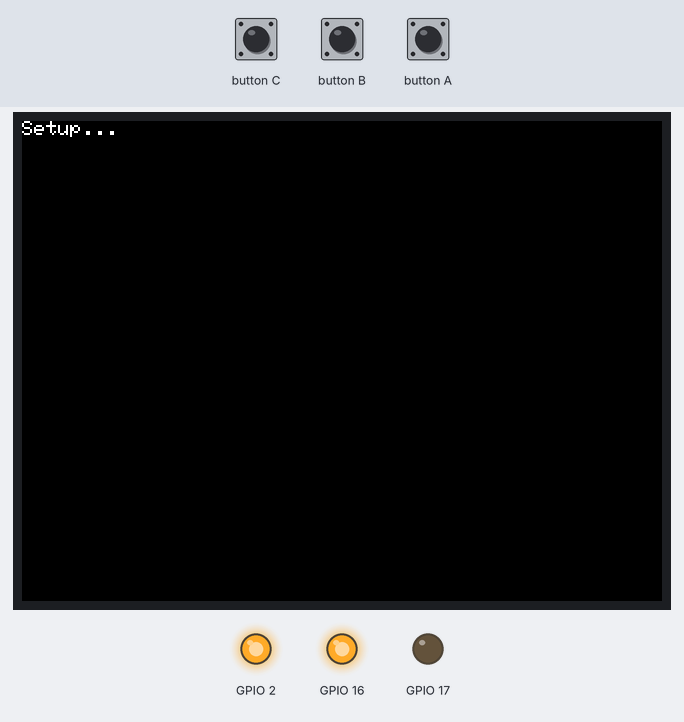
This program was run on a simulated ESP32. Shown: 320×240 colour display, output pins drawn as LEDs (lit = HIGH). Pins used as bus, display or sensor lines are not drawn; what the program prints to the serial monitor is not drawn.

Above: at 1.0 s.
Timing chart, 0 to 2.5 s (numbered marks = the images above):
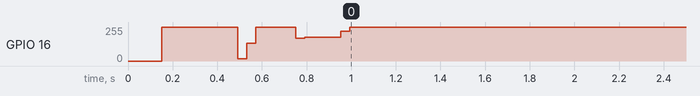

Measured:
- by itself, GPIO 16: 255/255 → 177/255 at 0.75 s, → 255/255 0.20 s later

The program:

main.cpp
```cpp
#include <M5Stack.h>
#include <esp_task.h>
#include <esp32-hal-spi.h>
#include "ym2608_ll.h"


void ssgTest() {
    YM2608_LL::SSG_SetEnable(0x00, 0x07, 0x06);
    YM2608_LL::SSG_SetToneFreq(0, 2000);
    usleep(1000*100);
    YM2608_LL::SSG_SetToneFreq(0, 1000);
    usleep(1000*100);
    YM2608_LL::SSG_SetEnable(0x00, 0x07, 0x07);
}


void fmSetup() {
    namespace fm = YM2608_LL::FM;
    fm::setSchIrq(true, 0x00);

    // CH1
    fm::setFbAlgo(fm::Ch::CH1, 0, 6);
    fm::setBlockFnum(fm::Ch::CH1, 4, fm::FNUM_NOTE::A);
    fm::setDtMulti(fm::Ch::CH1, fm::Slot::SLOT1, 0, 1);
    fm::setDtMulti(fm::Ch::CH1, fm::Slot::SLOT2, 0, 1);

    fm::setTl(fm::Ch::CH1, fm::Slot::SLOT1, 0);
    fm::setKsAr(fm::Ch::CH1, fm::Slot::SLOT1, 0, 31);
    fm::setAmDr(fm::Ch::CH1, fm::Slot::SLOT1, false, 10);
    fm::setSlRr(fm::Ch::CH1, fm::Slot::SLOT1, 15, 13);
    fm::setSr(fm::Ch::CH1, fm::Slot::SLOT1, 10);

    fm::setTl(fm::Ch::CH1, fm::Slot::SLOT2, 0);
    fm::setKsAr(fm::Ch::CH1, fm::Slot::SLOT2, 0, 31);
    fm::setAmDr(fm::Ch::CH1, fm::Slot::SLOT2, false, 5);
    fm::setSlRr(fm::Ch::CH1, fm::Slot::SLOT2, 15, 13);
    fm::setSr(fm::Ch::CH1, fm::Slot::SLOT2, 10);

    fm::setLRAmsPms(fm::Ch::CH1, true, true, 0, 0);

    // CH2
    fm::setFbAlgo(fm::Ch::CH2, 0, 6);
    fm::setBlockFnum(fm::Ch::CH2, 4, fm::FNUM_NOTE::A);
    fm::setDtMulti(fm::Ch::CH2, fm::Slot::SLOT1, 0, 0);
    fm::setDtMulti(fm::Ch::CH2, fm::Slot::SLOT2, 0, 1);

    fm::setTl(fm::Ch::CH2, fm::Slot::SLOT1, 0);
    fm::setKsAr(fm::Ch::CH2, fm::Slot::SLOT1, 0, 8);
    fm::setAmDr(fm::Ch::CH2, fm::Slot::SLOT1, false, 31);
    fm::setSlRr(fm::Ch::CH2, fm::Slot::SLOT1, 0, 9);
    fm::setSr(fm::Ch::CH2, fm::Slot::SLOT1, 10);

    fm::setTl(fm::Ch::CH2, fm::Slot::SLOT2, 0);
    fm::setKsAr(fm::Ch::CH2, fm::Slot::SLOT2, 0, 31);
    fm::setAmDr(fm::Ch::CH2, fm::Slot::SLOT2, false, 31);
    fm::setSlRr(fm::Ch::CH2, fm::Slot::SLOT2, 0, 9);
    fm::setSr(fm::Ch::CH2, fm::Slot::SLOT2, 5);

    fm::setLRAmsPms(fm::Ch::CH2, true, false, 0, 0);

    // CH3
    fm::setFbAlgo(fm::Ch::CH3, 5, 6);
    fm::setBlockFnum(fm::Ch::CH3, 4, fm::FNUM_NOTE::A);
    fm::setDtMulti(fm::Ch::CH3, fm::Slot::SLOT1, 0, 4);
    fm::setDtMulti(fm::Ch::CH3, fm::Slot::SLOT2, 0, 1);

    fm::setTl(fm::Ch::CH3, fm::Slot::SLOT1, 0);
    fm::setKsAr(fm::Ch::CH3, fm::Slot::SLOT1, 0, 31);
    fm::setAmDr(fm::Ch::CH3, fm::Slot::SLOT1, false, 10);
    fm::setSlRr(fm::Ch::CH3, fm::Slot::SLOT1, 15, 13);
    fm::setSr(fm::Ch::CH3, fm::Slot::SLOT1, 10);

    fm::setTl(fm::Ch::CH3, fm::Slot::SLOT2, 0);
    fm::setKsAr(fm::Ch::CH3, fm::Slot::SLOT2, 0, 31);
    fm::setAmDr(fm::Ch::CH3, fm::Slot::SLOT2, false, 5);
    fm::setSlRr(fm::Ch::CH3, fm::Slot::SLOT2, 15, 13);
    fm::setSr(fm::Ch::CH3, fm::Slot::SLOT2, 10);

    fm::setLRAmsPms(fm::Ch::CH3, false, true, 0, 0);
}


void setup() {
    M5.begin(true, false, true, true);
    M5.Power.begin();
    M5.Lcd.print("Setup...");
    YM2608_LL::Setup();
    Serial.printf("end setup.\n");
    YM2608_LL::SSG_SetAmplitude(0, 0, 15);
    YM2608_LL::SSG_SetAmplitude(1, 0, 15);
    YM2608_LL::SSG_SetAmplitude(2, 0, 15);
    YM2608_LL::SSG_SetEnable(0x00, 0x07, 0x07);
    YM2608_LL::FM::setPrescaler(YM2608_LL::FM::Prescaler::FM1p6_SSG1p4);
    usleep(50000);
    // M5.Lcd.print("Done\n");
    ssgTest();
    fmSetup();
}

void fmTest() {
    namespace fm = YM2608_LL::FM;

    if(M5.BtnA.wasPressed()) {
        fm::onOffKey(fm::Ch::CH1, 0x03);
        // M5.Lcd.print("Ch1 note ON\n");
    } else if (M5.BtnA.wasReleased()){
        fm::onOffKey(fm::Ch::CH1, 0x00);
        // M5.Lcd.print("Ch1 note OFF\n");
    }

    if(M5.BtnB.wasPressed()) {
        fm::onOffKey(fm::Ch::CH2, 0x03);
        // M5.Lcd.print("Ch2 note ON\n");
    } else if (M5.BtnB.wasReleased()){
        fm::onOffKey(fm::Ch::CH2, 0x00);
        // M5.Lcd.print("Ch2 note OFF\n");
    }

    if(M5.BtnC.wasPressed()) {
        fm::onOffKey(fm::Ch::CH3, 0x03);
        // M5.Lcd.print("Ch3 note ON\n");
    } else if (M5.BtnC.wasReleased()){
        fm::onOffKey(fm::Ch::CH3, 0x00);
        // M5.Lcd.print("Ch3 note OFF\n");
    }
}

void loop() {
    fmTest();
    m5.update();
}
```

ym2608_ll.h
```cpp
#include <M5Stack.h>

namespace YM2608_LL
{
void Setup();
void Write(uint8_t a01, uint8_t data);
void SSG_Write(uint8_t ssgAddr, uint8_t data[], int32_t len);
void SSG_Write(uint8_t ssgAddr, uint8_t data);
void SSG_SetToneFreq(int32_t channel, int32_t toneFreq);
void SSG_SetEnable(uint8_t inoutEn, uint8_t noiseEn, uint8_t toneEn);
void SSG_SetAmplitude(int32_t channel, uint8_t mode, uint8_t level);

namespace FM {
    enum class AddrArea { CH1_3, CH4_6};
    enum class Prescaler { FM1p6_SSG1p4, FM1p3_SSG1p2, FM1p2_SSH1p1};

    enum class LFO : uint8_t {
        FREQ3_98 = 0x00,
        FREQ5_56,
        FREQ6_02,
        FREQ6_37,
        FREQ6_88,
        FREQ9_63,
        FREQ48_1,
        FREQ72_2,
        DISABLE = 0x08
    };

    enum class Ch : uint8_t {
        CH1 = 0x00, CH2 = 0x01, CH3 = 0x02,
        CH4 = 0x03, CH5 = 0x04, CH6 = 0x05,
    };

    enum class Slot : uint8_t {
        SLOT1 = 0x00, SLOT2 = 0x01, SLOT3 = 0x02, SLOT4 = 0x03,
    };

    enum class FNUM_NOTE:uint16_t {
        Cs = 654,
        D = 693,
        Ds = 734,
        E = 778,
        F = 824,
        Fs = 873,
        G = 925,
        Gs = 980,
        A = 1038,
        As = 1100,
        B = 1165,
        C = 1235
    };


    void addrWrite(AddrArea addrArea, uint8_t fmAddr);
    void fmWrite(AddrArea addrArea, uint8_t fmAddr, uint8_t data);
    void setLfo(LFO settings);
    void onOffKey(Ch channel, uint8_t onOffSlot);
    void setSchIrq(bool schEn, uint8_t irqEn);
    void setPrescaler(Prescaler setting);
    void setBlockFnum(Ch channel, uint8_t block, uint16_t fNumber);
    void setBlockFnum(Ch channel, uint8_t block, FNUM_NOTE note);
    void setFreq(Ch channel, uint32_t freq);
    void setDtMulti(Ch channel, Slot slot, uint8_t detune, uint8_t multiple);
    void setTl(Ch channel, Slot slot, uint8_t totalLevel);
    void setKsAr(Ch channel, Slot slot, uint8_t ks, uint8_t attackRate);
    void setAmDr(Ch channel, Slot slot, bool amon, uint8_t decayRate);
    void setSr(Ch channel, Slot slot, uint8_t sustainRate);
    void setSlRr(Ch channel, Slot slot, uint8_t sustainLevel, uint8_t releaseRate);
    void setSsgEg(Ch channel, Slot slot, uint8_t envType);
    void setFbAlgo(Ch channel, uint8_t feedback, uint8_t algorithm);
    void setLRAmsPms(Ch channel, bool lOut, bool rOut, uint8_t ams, uint8_t pms);
} /* namespace FM */

}
```

Source omitted: ym2608_ll.cpp (16677 bytes)
